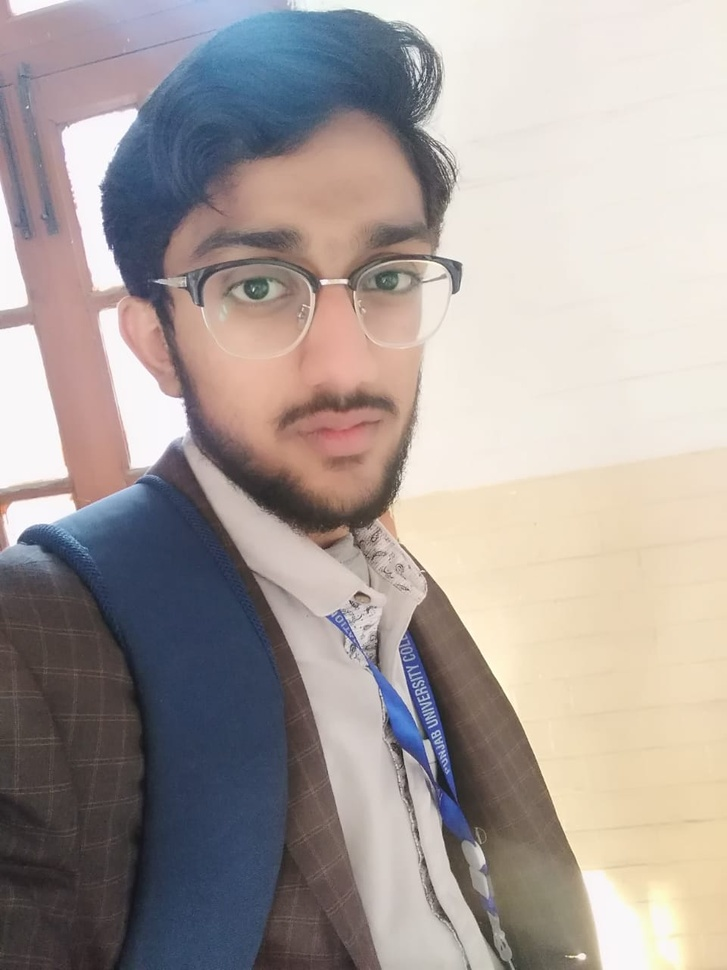
#> input picture salman.jpeg, 727 x 970 px, shrunk from 960 x 1280 before the run
$ python temp.py
#> lines starting #> are read from the running program, lines starting #| are printed output that depends on the picture
import imageio as io
import numpy as np
import matplotlib.pyplot as plt

im=io.imread('salman.jpeg')
#> im is the input picture: shape (970, 727, 3); mean R, G, B 168.7, 159.2, 155.4

r,c1,c2=im.shape
#> r = 970; c1 = 727; c2 = 3

new_img=np.zeros((r,c1),dtype=np.uint8);

j=0
k=0
m=0


sum=0;
for j in range(r):
    for k in range(c1):
        for m in range(c2):
            if(m==0):
                sum=sum+im[j,k,m]*0.3;
            elif(m==1):
                sum=sum+im[j,k,m]*0.59;
            elif(m==2):
                sum=sum+im[j,k,m]*0.11;


        new_img[j,k]=sum;
        sum=0
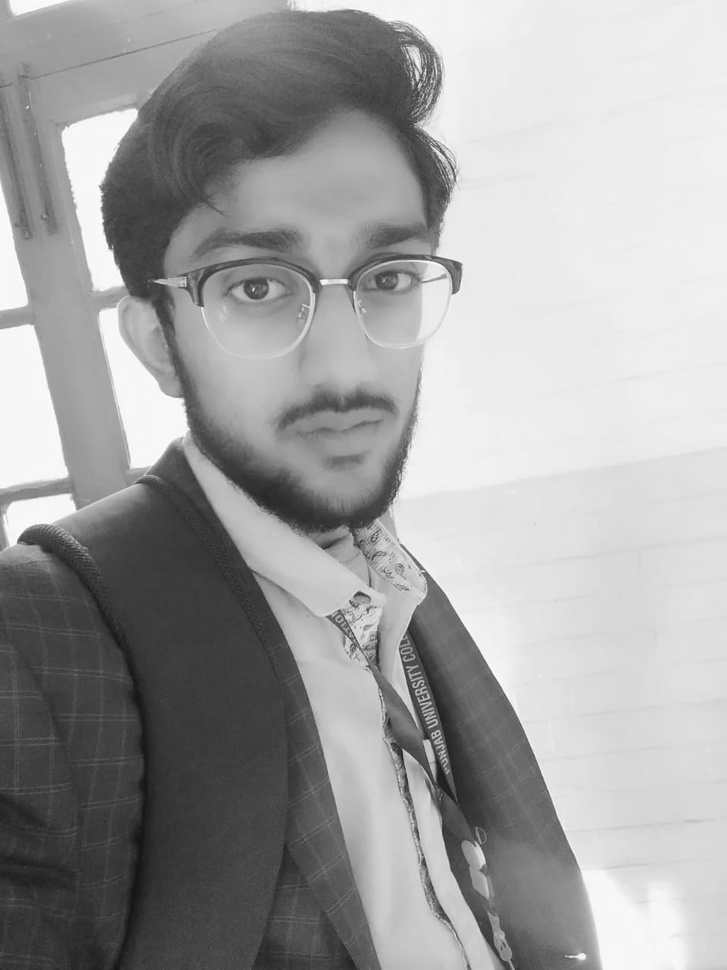
#> new_img: shape (970, 727); min 20, max 255, mean 161.2


plt.imshow(new_img,cmap='gray')
plt.show()
plt.close()


print("hello")
